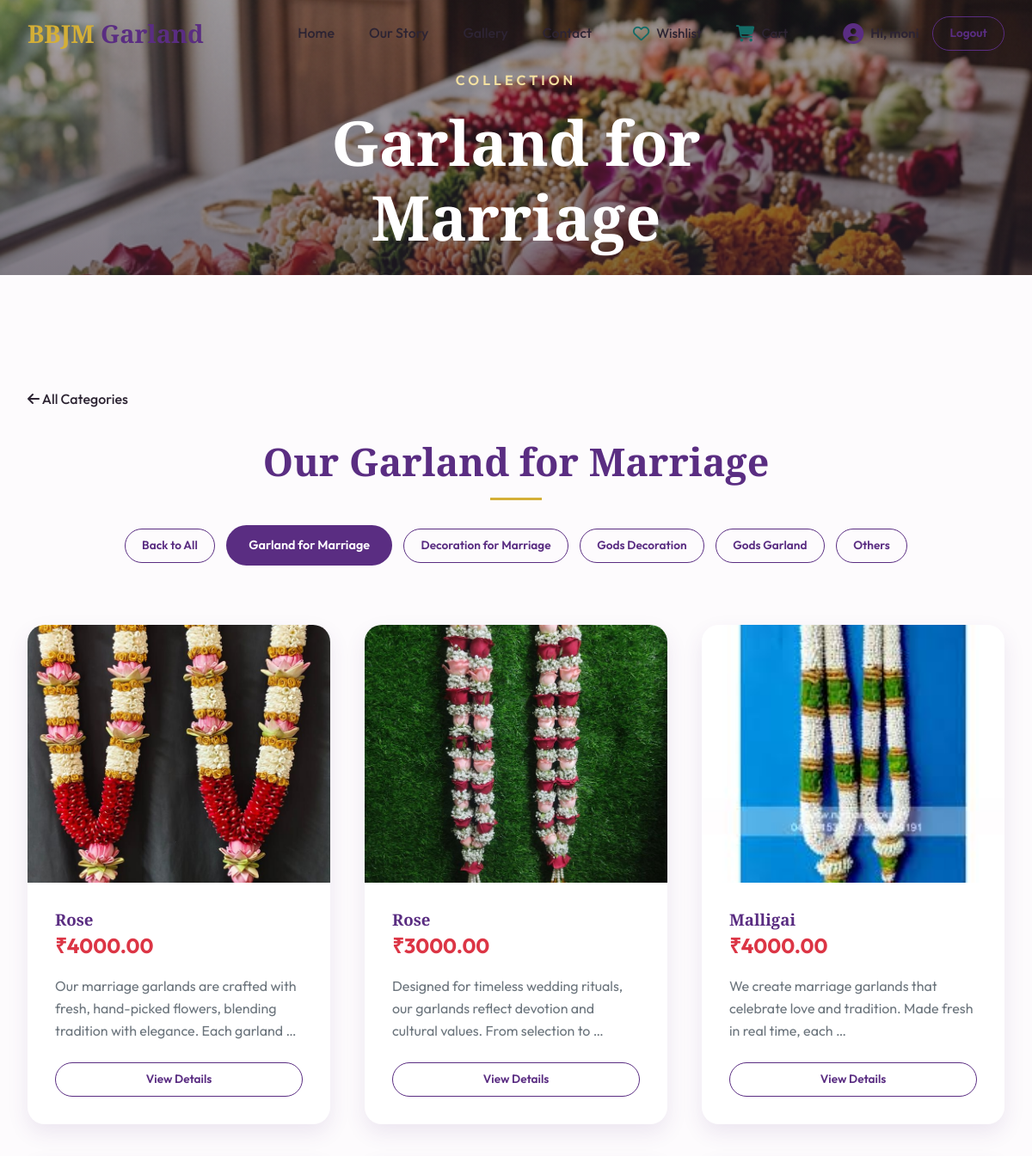
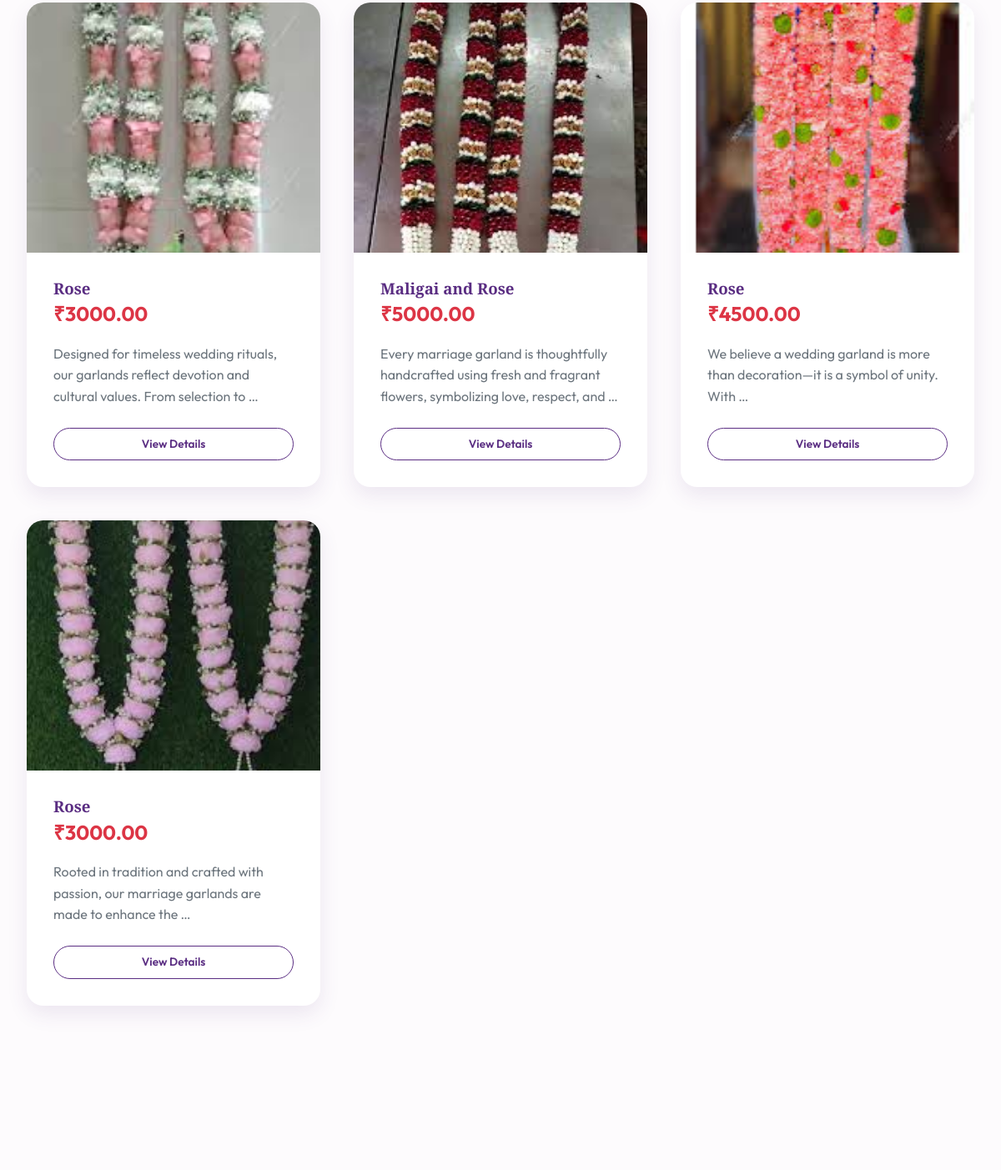
Before: /category/garland/ (signed in, upper part) with the older database file (2 pictures, top to bottom).
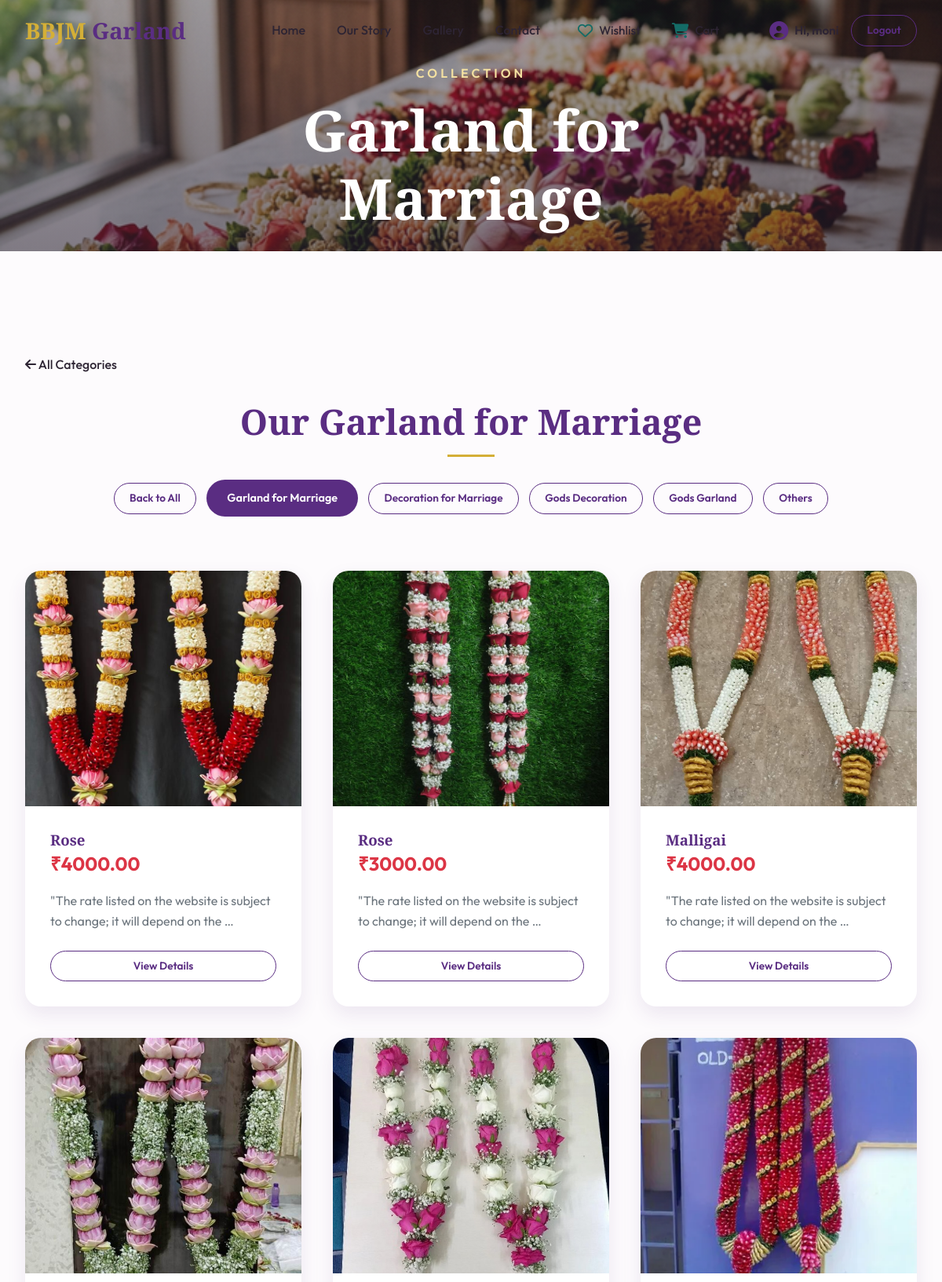
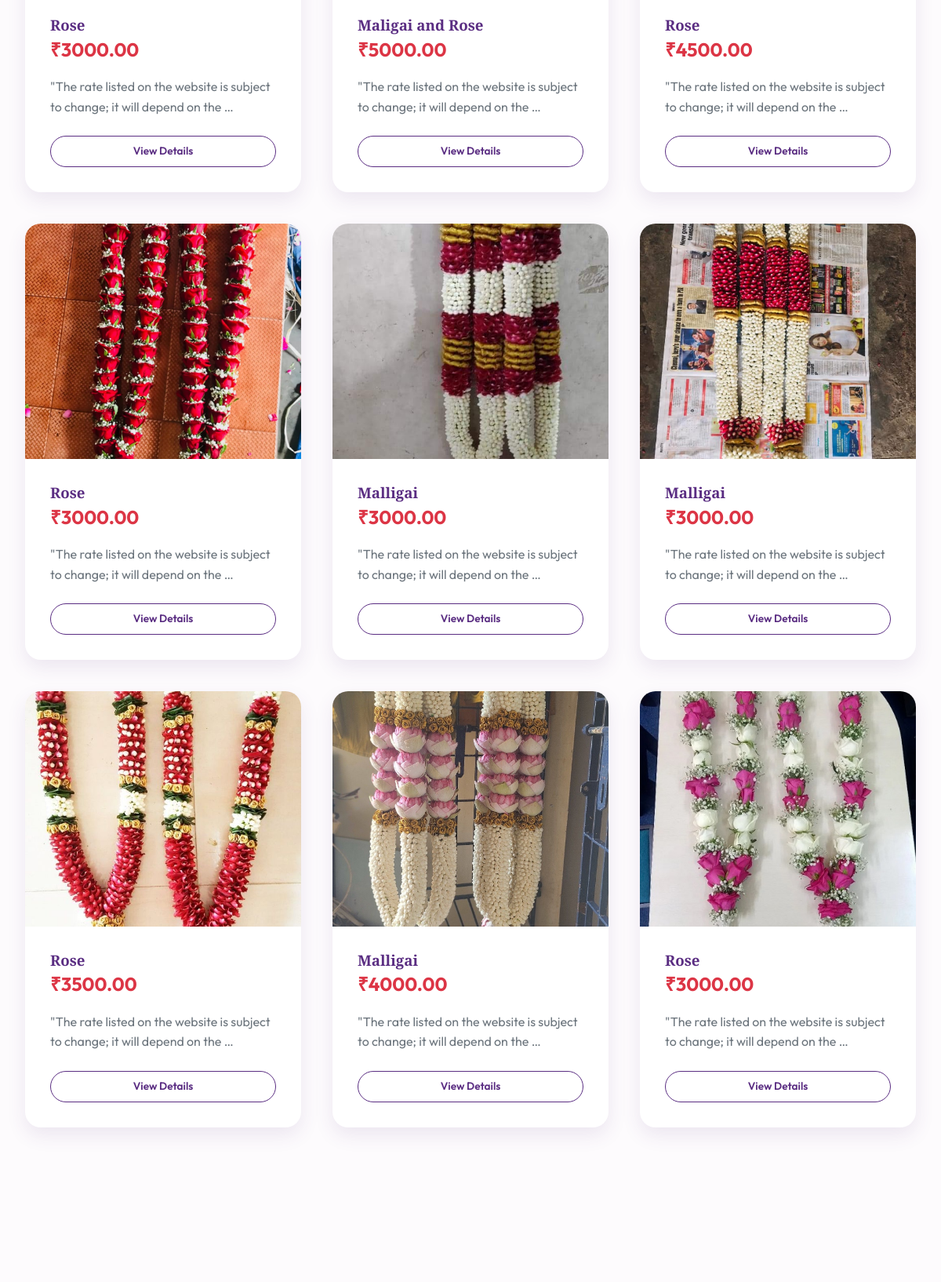
After: the same page with the newer database file (2 pictures, top to bottom).
### app/models.py (models this page shows, shortened)
class Post(models.Model):
    CATEGORY_CHOICES = [
        ('garland', 'Garland for Marriage'),
        ('marriage', 'Decoration for Marriage'),
        ('gods', 'Gods Decoration'),
        ('gods_decoration', 'Gods Garland '),
        ('others', 'Others'),
    ]
    title = models.CharField(max_length=200)
    description = models.TextField()
    image = models.ImageField(upload_to='garlands/')
    category = models.CharField(max_length=20, choices=CATEGORY_CHOICES, default='garland')
    price = models.DecimalField(max_digits=10, decimal_places=2, default=0.00)
    created_at = models.DateTimeField(auto_now_add=True)

### app/views.py (the view)
# urls.py: path('category/<str:category>/', views.category_page, name='category_page'),
@login_required(login_url='login')
def category_page(request, category):
    posts = Post.objects.filter(category=category)
    category_choices = dict(Post.CATEGORY_CHOICES)
    category_name = category_choices.get(category, category)
    categories = Post.CATEGORY_CHOICES
    return render(request, 'user_page/category_page.html', {
        'posts': posts,
        'category': category,
        'category_name': category_name,
        'categories': categories,
    })

### app/context_processors.py (called while the page is built)
def user_orders(request):
    if request.user.is_authenticated:
        orders = Order.objects.filter(user=request.user).order_by('-created_at')
        return {'user_orders': orders}
    return {'user_orders': []}

### app/models.py (called while the page is built)
    def get_status_display_color(self):
        status_colors = {
            'pending': '#ffc107',    # Amber/Gold
            'processing': '#007bff', # Royal Blue
            'completed': '#28a745',  # Emerald Green
            'cancelled': '#dc3545',  # Rose Red
        }
        return status_colors.get(self.status, '#6c757d')

    def get_status_display_name(self):
        return dict(self.STATUS_CHOICES).get(self.status, self.status)

### app/templates/user_page/category_page.html (shortened to what this page needs)
{% extends 'base.html' %}
{% load static %}
{% block content %}
<section class="hero" style="height: 40vh; min-height: 300px; clip-path: none;">
    <div class="hero-content">
        <span class="hero-subtitle">Collection</span>
        <h1>{{ category_name }}</h1>
    </div>
</section>
<section class="section-padding">
    <div class="container">
        <div class="breadcrumb" style="margin-bottom: 2rem;">
            <a href="{% url 'user_posts' %}#gallery" class="nav-link"><i class="fas fa-arrow-left"></i> All Categories</a>
        </div>
        <div class="section-header">
            <h2 class="section-title">Our {{ category_name }}</h2>
            <div class="filters" style="margin-top: 1.5rem;">
                <a href="{% url 'user_posts' %}#gallery" class="btn btn-outline-sm" style="margin: 5px;">Back to All</a>
                {% for cat_value, cat_name in categories %}
                    {% if cat_value == category %}
                        <a href="{% url 'category_page' cat_value %}#gallery" class="btn btn-primary-sm" style="margin: 5px;">{{ cat_name }}</a>
                    {% else %}
                        <a href="{% url 'category_page' cat_value %}#gallery" class="btn btn-outline-sm" style="margin: 5px;">{{ cat_name }}</a>
                    {% endif %}
                {% endfor %}
            </div>
        </div>
        {% if posts %}
        <div class="gallery-grid">
            {% for post in posts %}
            <article class="card">
                <div class="card-img-wrapper">
                    {% if post.image %}
                        <img src="{{ post.image.url }}" alt="{{ post.title }}">
                    {% else %}
                        <img src="https://images.unsplash.com/photo-1526047932273-341f2a7631f9?w=500" alt="Garland Placeholder">
                    {% endif %}
                </div>
                <div class="card-body">
                    <h3>{{ post.title }}</h3>
                    <p class="card-price">₹{{ post.price }}</p>
                    <p style="color: var(--text-muted); margin-bottom: 1.5rem;">{{ post.description|truncatewords:15 }}</p>
                    <a href="{% url 'post_detail' post.id %}" class="btn btn-outline-sm" style="width: 100%;">View Details</a>
                </div>
            </article>
            {% endfor %}
        </div>
        {% else %}
        <div style="text-align: center; padding: 4rem 0;">
            <i class="fas fa-cloud-sun" style="font-size: 3rem; color: var(--accent-soft); margin-bottom: 1.5rem;"></i>
            <p>We are currently designing new {{ category_name }} options. Please check back later!</p>
        </div>
        {% endif %}
    </div>
</section>
{% endblock %}

### app/templates/base.html (shortened to what this page needs)
{% load static %}
<!DOCTYPE html>
<html lang="en">
<head>
    <link rel="stylesheet" href="https://cdnjs.cloudflare.com/ajax/libs/font-awesome/6.4.0/css/all.min.css">
    <link rel="stylesheet" href="{% static 'css/style.css' %}?v={% now 'U' %}">
</head>
<body>
    <header class="main-header">
        <nav class="glass-nav">
            <div class="nav-container">
                <a href="{% url 'user_posts' %}" class="logo">
                    <span class="logo-accent">BBJM</span> Garland
                </a>
                <ul class="nav-links">
                    <li><a href="{% url 'user_posts' %}#home" class="nav-link">Home</a></li>
                    <li><a href="{% url 'user_posts' %}#about" class="nav-link">Our Story</a></li>
                    <li><a href="{% url 'user_posts' %}#gallery" class="nav-link">Gallery</a></li>
                    <li><a href="{% url 'user_posts' %}#contact" class="nav-link">Contact</a></li>
                    <li class="nav-icons-group">
                        <a href="#" class="nav-icon-wrapper" onclick="openSidebar('wishlistSidebar'); return false;">
                            <i class="fa-regular fa-heart icon-img" style="color: #146c67;"></i>
                            <span class="icon-label">Wishlist</span>
                        </a>
                        <a href="#" class="nav-icon-wrapper" onclick="openSidebar('cartSidebar'); return false;">
                            <i class="fa-solid fa-cart-shopping icon-img" style="color: #146c67;"></i>
                            <span class="icon-label">Cart</span>
                        </a>
                    </li>
                    {% if user.is_authenticated %}
                    <li class="user-info" style="display: flex; align-items: center; gap: 0.5rem; margin-left: 1rem;">
                        <a href="#" onclick="openSidebar('userProfileSidebar'); return false;" style="display: flex; align-items: center; gap: 0.5rem; text-decoration: none; color: inherit;">
                            <i class="fa-solid fa-circle-user" style="font-size: 1.5rem; color: var(--primary);"></i>
                            <span class="welcome-text" style="font-weight: 600; font-size: 0.95rem;">Hi, {{ user.username }}</span>
                        </a>
                        <a href="{% url 'logout' %}" class="btn btn-outline-sm" style="margin-left: 0.5rem;">Logout</a>
                    </li>
                    {% else %}
                    <li style="margin-left: 1rem;"><a href="{% url 'login' %}" class="btn btn-primary-sm">Login</a></li>
                    {% endif %}
                </ul>
            </div>
        </nav>
    </header>
    <main>
        {% block content %}{% endblock %}
    </main>
</body>
</html>

### app/static/css/style.css (style rules this page uses)
:root { --primary: #5a2d82; --primary-light: #7b4397; --accent: #d4af37; --accent-soft: #f4e1a1; --secondary: #dc3545; --bg-light: #fdfbfd; --text-dark: #2d2433; --text-muted: #6c757d; --glass-bg: rgba(255, 255, 255, 0.85); --glass-border: rgba(255, 255, 255, 0.3); --shadow-sm: 0 4px 6px rgba(0, 0, 0, 0.05); --shadow-md: 0 10px 25px rgba(90, 45, 130, 0.1); --shadow-lg: 0 20px 40px rgba(0, 0, 0, 0.15); --radius-sm: 8px; --radius-md: 12px; --radius-lg: 20px; --font-heading: 'Playfair Display', serif; --font-body: 'Outfit', sans-serif; }
* { margin: 0; padding: 0; box-sizing: border-box; }
html { scroll-behavior: smooth; }
body { font-family: var(--font-body); background-color: var(--bg-light); color: var(--text-dark); line-height: 1.6; overflow-x: hidden; }
h1, h2, h3, h4 { font-family: var(--font-heading); color: var(--primary); line-height: 1.2; }
a { transition: all 0.3s ease; text-decoration: none; }
.glass-nav { position: fixed; top: 0; left: 0; width: 100%; z-index: 1000; padding: 1rem 0; transition: all 0.4s ease; border-bottom: 1px solid transparent; }
.nav-container { max-width: 1200px; margin: 0 auto; padding: 0 2rem; display: flex; justify-content: space-between; align-items: center; }
.logo { font-size: 1.8rem; font-weight: 700; color: var(--primary); font-family: var(--font-heading); }
.logo-accent { color: var(--accent); }
.nav-links { display: flex; list-style: none; align-items: center; gap: 2.5rem; }
.nav-link { color: var(--text-dark); font-weight: 500; position: relative; padding: 0.5rem 0; }
.nav-link::after { content: ''; position: absolute; bottom: 0; left: 0; width: 0; height: 2px; background: var(--accent); transition: width 0.3s ease; }
.nav-icons-group { display: flex; align-items: center; gap: 1.5rem; }
.nav-icon-wrapper { position: relative; display: flex; flex-direction: row; align-items: center; gap: 0.5rem; color: var(--text-dark); text-decoration: none; transition: transform 0.3s ease; padding: 0.5rem; white-space: nowrap; }
.nav-icon-wrapper .icon-img { font-size: 1.2rem; color: var(--text-dark); }
.nav-icon-wrapper .icon-label { font-size: 0.95rem; font-weight: 500; }
.hero { height: 70vh; min-height: 500px; background: linear-gradient(rgba(45, 36, 51, 0.4), rgba(45, 36, 51, 0.6)), url('assets/hero_bg.png') no-repeat center center/cover; display: flex; align-items: center; justify-content: center; text-align: center; color: white; padding-top: 80px; margin-bottom: 2rem; }
.hero-content { max-width: 800px; padding: 0 2rem; }
.hero-subtitle { font-family: var(--font-body); font-weight: 600; letter-spacing: 4px; text-transform: uppercase; color: var(--accent-soft); margin-bottom: 1rem; display: block; animation: fadeInUp 0.8s ease-out; }
.hero h1 { font-size: clamp(2.5rem, 8vw, 4.5rem); color: white; margin-bottom: 1.5rem; animation: fadeInUp 1s ease-out 0.2s both; }
.btn { display: inline-block; padding: 1rem 2.5rem; border-radius: 50px; font-weight: 600; text-align: center; cursor: pointer; border: 2px solid transparent; }
.btn-primary-sm { padding: 0.6rem 1.5rem; background: var(--primary); color: white; border-radius: 50px; font-size: 0.9rem; }
.btn-outline-sm { padding: 0.5rem 1.2rem; border: 1px solid var(--primary); color: var(--primary); border-radius: 50px; font-size: 0.85rem; }
.section-padding { padding: 100px 0; }
.container { max-width: 1200px; margin: 0 auto; padding: 0 2rem; }
.section-header { text-align: center; margin-bottom: 4rem; }
.section-title { font-size: 2.8rem; margin-bottom: 1rem; }
.section-title::after { content: ''; display: block; width: 60px; height: 3px; background: var(--accent); margin: 1rem auto; }
.gallery-grid { display: grid; grid-template-columns: repeat(auto-fill, minmax(350px, 1fr)); gap: 2.5rem; }
.card { background: white; border-radius: var(--radius-lg); overflow: hidden; box-shadow: var(--shadow-md); transition: all 0.4s cubic-bezier(0.175, 0.885, 0.32, 1.275); }
.card-img-wrapper { position: relative; height: 300px; overflow: hidden; }
.card-img-wrapper img { width: 100%; height: 100%; object-fit: cover; transition: transform 0.6s ease; }
.card-body { padding: 2rem; }
.card-price { font-size: 1.5rem; font-weight: 700; color: var(--secondary); margin-bottom: 1rem; }

Changed rows visible on the page:
changed Post (number 1 of 12 on the later page): description "Our marriage garlands are crafted with fresh, hand-picked flowers, blending tradition with elegance. Each garland …" → "\"The rate listed on the website is subject to change; it will depend on the …"
changed Post (number 2 of 12 on the later page): description "Designed for timeless wedding rituals, our garlands reflect devotion and cultural values. From selection to …" → "\"The rate listed on the website is subject to change; it will depend on the …"
changed Post (number 3 of 12 on the later page): image: a different picture; description "We create marriage garlands that celebrate love and tradition. Made fresh in real time, each …" → "\"The rate listed on the website is subject to change; it will depend on the …"
changed Post (number 4 of 12 on the later page): image: a different picture; description "Designed for timeless wedding rituals, our garlands reflect devotion and cultural values. From selection to …" → "\"The rate listed on the website is subject to change; it will depend on the …"
changed Post "Maligai and Rose": image: a different picture; description "Every marriage garland is thoughtfully handcrafted using fresh and fragrant flowers, symbolizing love, respect, and …" → "\"The rate listed on the website is subject to change; it will depend on the …"
changed Post (number 6 of 12 on the later page): image: a different picture; description "We believe a wedding garland is more than decoration—it is a symbol of unity. With …" → "\"The rate listed on the website is subject to change; it will depend on the …"
changed Post (number 7 of 12 on the later page): image: a different picture; description "Rooted in tradition and crafted with passion, our marriage garlands are made to enhance the …" → "\"The rate listed on the website is subject to change; it will depend on the …"
added Post: image (picture), title "Malligai", price "3000.00", description "\"The rate listed on the website is subject to change; it will depend on the …"
added Post: image (picture), title "Malligai", price "3000.00", description "\"The rate listed on the website is subject to change; it will depend on the …"
added Post: image (picture), title "Rose", price "3500.00", description "\"The rate listed on the website is subject to change; it will depend on the …"
added Post: image (picture), title "Malligai", price "4000.00", description "\"The rate listed on the website is subject to change; it will depend on the …"
added Post: image (picture), title "Rose", price "3000.00", description "\"The rate listed on the website is subject to change; it will depend on the …"
